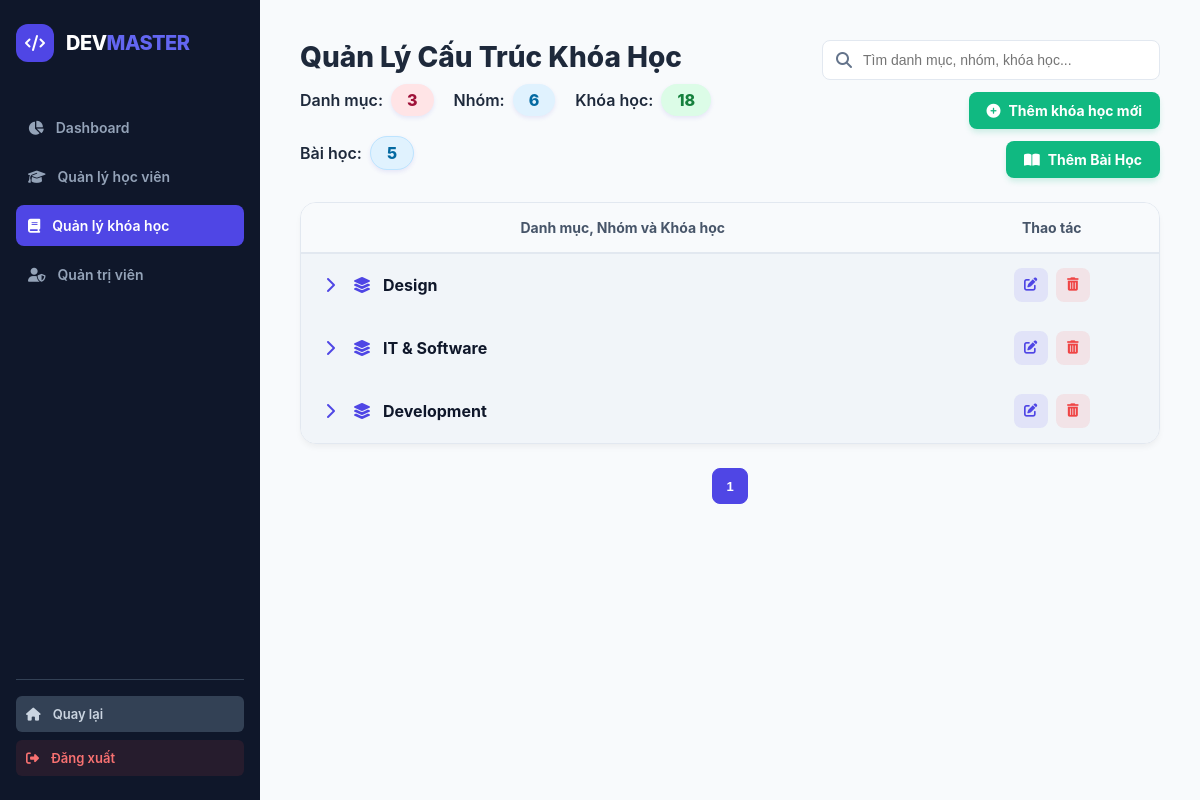
Page /Admin/QuanLyKhoaHoc.php (signed in) on the committed database.
### tables this page shows
CREATE TABLE `danhmuc` (
  `DanhMucId` int(11) NOT NULL,
  `TenDanhMuc` varchar(150) NOT NULL
);

### Admin/QuanLyKhoaHoc.php (the view, shortened to what this page needs)
<?php
include '../Database.php';
$db = isset($connect) ? $connect : $conn;
$treeData = [];
$totalCoursesCount = 0;
$totalLessonsCount = 0;
try {
    $dmQuery = "SELECT DanhMucId, TenDanhMuc FROM danhmuc ORDER BY DanhMucId DESC";
    $dmRows = [];
    if ($db instanceof PDO) { $dmRows = $db->query($dmQuery)->fetchAll(PDO::FETCH_ASSOC); }
    else { $res = $db->query($dmQuery); while($r = $res->fetch_assoc()) { $dmRows[] = $r; } }
    $totalDanhMucCount = count($dmRows);
    $totalNhomCount = 0;
    foreach ($dmRows as $dm) {
        $dmId = $dm['DanhMucId'];
        $nhomQuery = "SELECT NhomKhoaHocId, TenNhom FROM nhomkhoahoc WHERE DanhMucId = ? ORDER BY NhomKhoaHocId DESC";
        $nhomRows = [];
        if ($db instanceof PDO) { $st = $db->prepare($nhomQuery); $st->execute([$dmId]); $nhomRows = $st->fetchAll(PDO::FETCH_ASSOC); }
        else { $st = $db->prepare($nhomQuery); $st->bind_param("i", $dmId); $st->execute(); $res = $st->get_result(); while($r = $res->fetch_assoc()) { $nhomRows[] = $r; } }
        $processedNhoms = [];
        foreach ($nhomRows as $nhom) {
            $nhomId = $nhom['NhomKhoaHocId'];
            $khQuery = "SELECT KhoaHocId, Ten, Anh, Gia, TenGiangVien FROM khoahoc WHERE NhomKhoaHocId = ? ORDER BY KhoaHocId DESC";
            $khRows = [];
            if ($db instanceof PDO) { $st = $db->prepare($khQuery); $st->execute([$nhomId]); $khRows = $st->fetchAll(PDO::FETCH_ASSOC); }
            else { $st = $db->prepare($khQuery); $st->bind_param("i", $nhomId); $st->execute(); $res = $st->get_result(); while($r = $res->fetch_assoc()) { $khRows[] = $r; } }
            $totalNhomCount += 1;
            $totalCoursesCount += count($khRows);
            $processedKhoas = [];
            foreach ($khRows as $kh) {
                $khId = $kh['KhoaHocId'];
                $bhQuery = "SELECT BaiHocId, Ten, LinkVideo FROM baihoc WHERE KhoaHocId = ? ORDER BY BaiHocId DESC";
                $bhRows = [];
                if ($db instanceof PDO) { $st = $db->prepare($bhQuery); $st->execute([$khId]); $bhRows = $st->fetchAll(PDO::FETCH_ASSOC); }
                else { $st = $db->prepare($bhQuery); $st->bind_param("i", $khId); $st->execute(); $res = $st->get_result(); while($r = $res->fetch_assoc()) { $bhRows[] = $r; } }
                $totalLessonsCount += count($bhRows);
                $kh['BaiHocs'] = $bhRows;
                $processedKhoas[] = $kh;
            }
            $processedNhoms[] = ['NhomKhoaHocId' => $nhomId, 'TenNhom' => $nhom['TenNhom'], 'KhoaHocs' => $processedKhoas];
        }
        $treeData[] = ['DanhMucId' => $dmId, 'TenDanhMuc' => $dm['TenDanhMuc'], 'Nhoms' => $processedNhoms];
    }
} catch (Exception $e) {}
?>
<!DOCTYPE html>
<html lang="vi">
<head>
    <link rel="stylesheet" href="https://cdnjs.cloudflare.com/ajax/libs/font-awesome/6.4.0/css/all.min.css">
</head>
<body>
    <aside class="admin-sidebar">
        <div>
            <div class="logo-wrapper">
                <div class="logo-square"><i class="fa-solid fa-code"></i></div>
                <div class="logo-brand">DEV<span>MASTER</span></div>
            </div>
            <nav class="admin-menu">
                <a href="/DevMaster/Admin/Dashboard.php" class="menu-item"><i class="fa-solid fa-chart-pie"></i>Dashboard</a>
                <a href="/DevMaster/Admin/QuanLyHocVien.php" class="menu-item"><i class="fa-solid fa-graduation-cap"></i> Quản lý học viên</a>
                <a href="/DevMaster/Admin/QuanLyKhoaHoc.php" class="menu-item active"><i class="fa-solid fa-book"></i> Quản lý khóa học</a>
                <a href="/DevMaster/Admin/QuanTriVien.php" class="menu-item"><i class="fa-solid fa-user-shield"></i> Quản trị viên</a>
            </nav>
        </div>
        <div class="sidebar-footer">
            <a href="/DevMaster/Index.php" class="btn-footer btn-back"><i class="fa-solid fa-house"></i> Quay lại</a>
            <a href="/DevMaster/Auth/Logout.php" class="btn-footer btn-logout"><i class="fa-solid fa-right-from-bracket"></i> Đăng xuất</a>
        </div>
    </aside>
    <main class="admin-main-content">
        <div class="dash-header">
            <div>
                <h1>Quản Lý Cấu Trúc Khóa Học</h1>
                <div class="header-meta-box" style="display: flex; gap: 20px; flex-wrap: wrap;">
                    <div style="display: flex; align-items: center; gap: 8px;"><span>Danh mục:</span><span class="total-badge-count badge-danhmuc"><?php echo $totalDanhMucCount; ?></span></div>
                    <div style="display: flex; align-items: center; gap: 8px;"><span>Nhóm:</span><span class="total-badge-count badge-nhom"><?php echo $totalNhomCount; ?></span></div>
                    <div style="display: flex; align-items: center; gap: 8px;"><span>Khóa học:</span><span class="total-badge-count badge-khoahoc"><?php echo $totalCoursesCount; ?></span></div>
                    <div style="display: flex; align-items: center; gap: 8px;"><span>Bài học:</span><span class="total-badge-count badge-baihoc"><?php echo $totalLessonsCount; ?></span></div>
                </div>
            </div>
            <div class="right-control-panel">
                <div class="search-container">
                    <i class="fa-solid fa-magnifying-glass"></i>
                    <input type="text" id="courseFilterInput" placeholder="Tìm danh mục, nhóm, khóa học..." onkeyup="liveSearchTreeEngine()">
                </div>
                <a href="ThemKhoaHoc.php" class="btn-add-course-master"><i class="fa-solid fa-circle-plus"></i> Thêm khóa học mới</a>
                <a href="ThemBaiHoc.php?from=QLKH" class="btn-add-course-master">
                    <i class="fa-solid fa-book-open"></i> Thêm Bài Học
                </a>
            </div>
        </div>
        <div class="table-wrapper">
            <table class="student-enterprise-table" id="treeGridMasterTable">
                <thead><tr><th class="cell-left" style="width: 75%;">Danh mục, Nhóm và Khóa học</th><th style="width: 25%;">Thao tác</th></tr></thead>
                <tbody>
                    <?php if (empty($treeData)): ?>
                        <tr><td colspan="2" class="cell-center" style="color: var(--admin-muted); padding: 40px;">Hệ thống chưa có dữ liệu.</td></tr>
                    <?php else: ?>
                        <?php foreach ($treeData as $dmIndex => $dm): $dmId = $dm['DanhMucId']; ?>
                            <tr class="tree-row-danhmuc" data-dm-id="<?php echo $dmId; ?>" onclick="toggleDanhMucNode(this, '<?php echo $dmId; ?>')">
                                <td class="cell-left">
                                    <div class="tree-node-click-area">
                                        <i class="fa-solid fa-chevron-right tree-toggle-icon"></i><i class="fa-solid fa-layer-group" style="color: #4f46e5;"></i>
                                        <span class="node-text-search-target" id="text-dm-<?php echo $dmId; ?>"><?php echo htmlspecialchars($dm['TenDanhMuc']); ?></span>
                                    </div>
                                </td>
                                <td class="cell-center" onclick="event.stopPropagation();">
                                    <div class="action-container">
                                        <button class="action-icon-btn btn-info-style" onclick="openEditModal('danhmuc', <?php echo $dmId; ?>)" title="Sửa danh mục"><i class="fa-solid fa-pen-to-square"></i></button>
                                        <button type="button" onclick="executeCascadeDelete('danhmuc', <?php echo $dmId; ?>, '<?php echo htmlspecialchars($dm['TenDanhMuc'], ENT_QUOTES); ?>')" class="action-icon-btn btn-trash-style" title="Xóa danh mục"><i class="fa-solid fa-trash-can"></i></button>
                                    </div>
                                </td>
                            </tr>
                        <?php endforeach; ?>
                    <?php endif; ?>
                </tbody>
            </table>
        </div>
        <div class="pagination-container-wrapper" id="mainCategoryPaginationWrapper"></div>
    </main>
</body>
</html>

### rows in the picture
danhmuc: TenDanhMuc "Design"
danhmuc: TenDanhMuc "IT & Software"
danhmuc: TenDanhMuc "Development"

### other values in the picture
$totalDanhMucCount "3"
$totalNhomCount "6"
$totalCoursesCount "18"
$totalLessonsCount "5"
